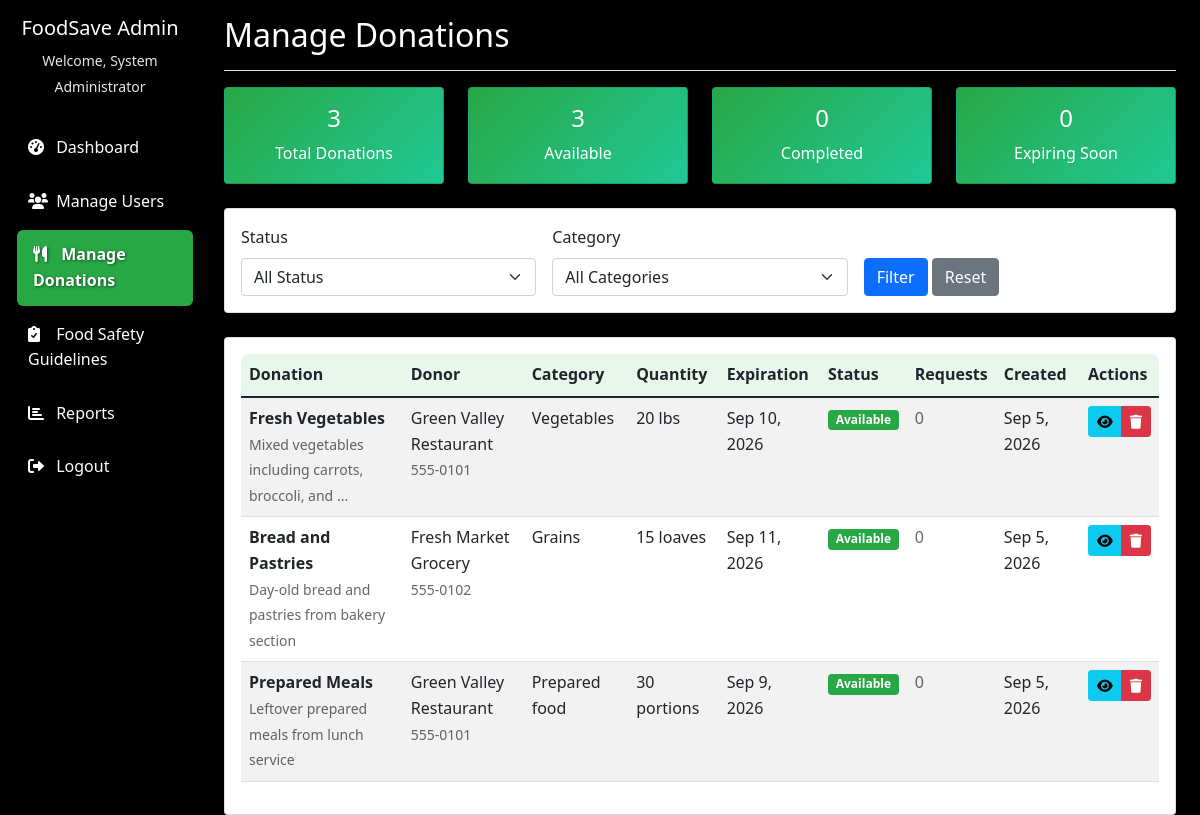
Page /admin/manage_donations.php (signed in) on the committed database.
### tables this page shows
CREATE TABLE food_donations (
    id INT AUTO_INCREMENT PRIMARY KEY,
    donor_id INT NOT NULL,
    title VARCHAR(100) NOT NULL,
    description TEXT,
    category ENUM('vegetables', 'fruits', 'dairy', 'meat', 'grains', 'prepared_food', 'other') NOT NULL,
    quantity VARCHAR(50) NOT NULL,
    expiration_date DATE NOT NULL,
    pickup_address TEXT NOT NULL,
    pickup_city VARCHAR(50) NOT NULL,
    pickup_state VARCHAR(50) NOT NULL,
    pickup_zip VARCHAR(10) NOT NULL,
    status ENUM('available', 'pending', 'requested', 'picked_up', 'completed', 'cancelled', 'expired') DEFAULT 'available',
    created_at TIMESTAMP DEFAULT CURRENT_TIMESTAMP,
    updated_at TIMESTAMP DEFAULT CURRENT_TIMESTAMP ON UPDATE CURRENT_TIMESTAMP,
    FOREIGN KEY (donor_id) REFERENCES users(id) ON DELETE CASCADE
);

CREATE TABLE users (
    id INT AUTO_INCREMENT PRIMARY KEY,
    username VARCHAR(50) UNIQUE NOT NULL,
    email VARCHAR(100) UNIQUE NOT NULL,
    password VARCHAR(255) NOT NULL,
    user_type ENUM('admin', 'donor', 'ngo', 'volunteer', 'driver') NOT NULL,
    full_name VARCHAR(150) NOT NULL,
    organization_name VARCHAR(150),
    phone VARCHAR(20),
    address TEXT,
    city VARCHAR(50),
    state VARCHAR(50),
    zip_code VARCHAR(10),
    status ENUM('active', 'pending', 'inactive') DEFAULT 'pending',
    created_at TIMESTAMP DEFAULT CURRENT_TIMESTAMP,
    updated_at TIMESTAMP DEFAULT CURRENT_TIMESTAMP ON UPDATE CURRENT_TIMESTAMP
);

### admin/manage_donations.php (the view, shortened to what this page needs)
<?php
try {
    $pdo = getDBConnection();
    $status = $_GET['status'] ?? 'all';
    $category = $_GET['category'] ?? 'all';
    $where_conditions = ["1=1"];
    $params = [];
    $where_clause = implode(' AND ', $where_conditions);
    $stmt = $pdo->prepare("
        SELECT fd.*, u.full_name as donor_name, u.phone as donor_phone,
               COUNT(pr.id) as request_count
        FROM food_donations fd
        JOIN users u ON fd.donor_id = u.id
        LEFT JOIN pickup_requests pr ON fd.id = pr.donation_id
        WHERE $where_clause
        GROUP BY fd.id
        ORDER BY fd.created_at DESC
    ");
    $stmt->execute($params);
    $donations = $stmt->fetchAll(PDO::FETCH_ASSOC);
    $stmt = $pdo->query("
        SELECT status, COUNT(*) as count
        FROM food_donations
        GROUP BY status
    ");
    $stats = [];
    while ($row = $stmt->fetch(PDO::FETCH_ASSOC)) {
        $stats[$row['status']] = $row['count'];
    }
    $stmt = $pdo->query("
        SELECT COUNT(*) as count
        FROM food_donations
        WHERE expiration_date <= DATE_ADD(CURDATE(), INTERVAL 2 DAY)
        AND status = 'available'
    ");
    $expiring_count = $stmt->fetch(PDO::FETCH_ASSOC)['count'];
} catch (PDOException $e) {
    $error = 'Database error: ' . $e->getMessage();
}
?>
<!DOCTYPE html>
<html lang="en">
<head>
    <link href="https://cdn.jsdelivr.net/npm/bootstrap@5.1.3/dist/css/bootstrap.min.css" rel="stylesheet">
    <link href="https://cdnjs.cloudflare.com/ajax/libs/font-awesome/6.0.0/css/all.min.css" rel="stylesheet">
    <link href="../assets/css/style.css" rel="stylesheet">
</head>
<body>
    <div class="container-fluid">
        <div class="row">
            <nav class="col-md-3 col-lg-2 d-md-block sidebar collapse">
                <div class="position-sticky pt-3">
                    <div class="text-center mb-4">
                        <h5 class="text-white">FoodSave Admin</h5>
                        <small class="text-muted">Welcome, <?php echo $_SESSION['full_name']; ?></small>
                    </div>
                    <ul class="nav flex-column">
                        <li class="nav-item">
                            <a class="nav-link" href="dashboard.php">
                                <i class="fas fa-tachometer-alt"></i> Dashboard
                            </a>
                        </li>
                        <li class="nav-item">
                            <a class="nav-link" href="manage_users.php">
                                <i class="fas fa-users"></i> Manage Users
                            </a>
                        </li>
                        <li class="nav-item">
                            <a class="nav-link active" href="manage_donations.php">
                                <i class="fas fa-utensils"></i> Manage Donations
                            </a>
                        </li>
                        <li class="nav-item">
                            <a class="nav-link" href="guidelines.php">
                                <i class="fas fa-clipboard-check"></i> Food Safety Guidelines
                            </a>
                        </li>
                        <li class="nav-item">
                            <a class="nav-link" href="reports.php">
                                <i class="fas fa-chart-bar"></i> Reports
                            </a>
                        </li>
                        <li class="nav-item">
                            <a class="nav-link" href="logout.php">
                                <i class="fas fa-sign-out-alt"></i> Logout
                            </a>
                        </li>
                    </ul>
                </div>
            </nav>
            <main class="col-md-9 ms-sm-auto col-lg-10 px-md-4">
                <div class="d-flex justify-content-between flex-wrap flex-md-nowrap align-items-center pt-3 pb-2 mb-3 border-bottom">
                    <h1 class="h2" style="color:white; text-shadow:2px 2px 6px #000;">Manage Donations</h1>
                </div>
                <div class="row mb-4">
                    <div class="col-md-3">
                        <div class="card stats-card">
                            <div class="card-body text-center">
                                    <h4><?php echo array_sum($stats); ?></h4>
                                <p class="mb-0">Total Donations</p>
                            </div>
                        </div>
                        </div>
                    <div class="col-md-3">
                        <div class="card stats-card">
                            <div class="card-body text-center">
                                    <h4><?php echo $stats['available'] ?? 0; ?></h4>
                                <p class="mb-0">Available</p>
                            </div>
                        </div>
                    </div>
                    <div class="col-md-3">
                        <div class="card stats-card">
                            <div class="card-body text-center">
                                    <h4><?php echo $stats['picked_up'] ?? 0; ?></h4>
                                <p class="mb-0">Completed</p>
                            </div>
                        </div>
                    </div>
                    <div class="col-md-3">
                        <div class="card stats-card">
                            <div class="card-body text-center">
                                    <h4><?php echo $expiring_count; ?></h4>
                                <p class="mb-0">Expiring Soon</p>
                            </div>
                        </div>
                    </div>
                </div>
                <div class="card mb-4">
                    <div class="card-body">
                        <form method="GET" class="row g-3">
                            <div class="col-md-4">
                                <label for="status" class="form-label">Status</label>
                                <select class="form-select" id="status" name="status">
                                    <option value="all" <?php echo $status === 'all' ? 'selected' : ''; ?>>All Status</option>
                                </select>
                            </div>
                            <div class="col-md-4">
                                <label for="category" class="form-label">Category</label>
                                <select class="form-select" id="category" name="category">
                                    <option value="all" <?php echo $category === 'all' ? 'selected' : ''; ?>>All Categories</option>
                                </select>
                            </div>
                            <div class="col-md-4">
                                <label class="form-label">&nbsp;</label>
                                <div>
                                    <button type="submit" class="btn btn-primary">Filter</button>
                                    <a href="manage_donations.php" class="btn btn-secondary">Reset</a>
                                </div>
                            </div>
                        </form>
                    </div>
                </div>
                <div class="card">
                    <div class="card-body">
                        <div class="table-responsive">
                            <table class="table table-striped">
                                <thead>
                                    <tr>
                                        <th>Donation</th>
                                        <th>Donor</th>
                                        <th>Category</th>
                                        <th>Quantity</th>
                                        <th>Expiration</th>
                                        <th>Status</th>
                                        <th>Requests</th>
                                        <th>Created</th>
                                        <th>Actions</th>
                                    </tr>
                                </thead>
                                <tbody>
                                    <?php if (empty($donations)): ?>
                                    <tr>
                                        <td colspan="9" class="text-center text-muted">No donations found.</td>
                                    </tr>
                                    <?php else: ?>
                                        <?php foreach ($donations as $donation): ?>
                                        <tr>
                                            <td>
                                                <strong><?php echo htmlspecialchars($donation['title']); ?></strong>
                                                <?php if ($donation['description']): ?>
                                                    <br><small class="text-muted"><?php echo htmlspecialchars(substr($donation['description'], 0, 50)) . (strlen($donation['description']) > 50 ? '...' : ''); ?></small>
                                                <?php endif; ?>
                                            </td>
                                            <td>
                                                <?php echo htmlspecialchars($donation['donor_name']); ?>
                                                <?php if ($donation['donor_phone']): ?>
                                                    <br><small class="text-muted"><?php echo htmlspecialchars($donation['donor_phone']); ?></small>
                                                <?php endif; ?>
                                            </td>
                                            <td><?php echo ucfirst(str_replace('_', ' ', $donation['category'])); ?></td>
                                            <td><?php echo htmlspecialchars($donation['quantity']); ?></td>
                                            <td>
                                                <?php
                                                $exp_date = strtotime($donation['expiration_date']);
                                                $class = '';
                                                ?>
                                                <span class="<?php echo $class; ?>">
                                                    <?php echo date('M j, Y', $exp_date); ?>
                                                </span>
                                            </td>
                                            <td>
                                                <span class="badge status-<?php echo $donation['status']; ?>">
                                                    <?php echo ucfirst(str_replace('_', ' ', $donation['status'])); ?>
                                                </span>
                                            </td>
                                            <td>
                                                <?php if ($donation['request_count'] > 0): ?>
                                                    <span class="badge bg-info"><?php echo $donation['request_count']; ?></span>
                                                <?php else: ?>
                                                    <span class="text-muted">0</span>
                                                <?php endif; ?>
                                            </td>
                                            <td><?php echo date('M j, Y', strtotime($donation['created_at'])); ?></td>
                                            <td>
                                                <div class="btn-group btn-group-sm" role="group">
                                                    <a href="view_donation.php?id=<?php echo $donation['id']; ?>"
                                                       class="btn btn-info" title="View Details">
                                                        <i class="fas fa-eye"></i>
                                                    </a>
                                                    <a href="?action=delete&id=<?php echo $donation['id']; ?>"
                                                       class="btn btn-danger" title="Delete"
                                                       onclick="return confirm('Are you sure you want to delete this donation?')">
                                                        <i class="fas fa-trash"></i>
                                                    </a>
                                                </div>
                                            </td>
                                        </tr>
                                        <?php endforeach; ?>
                                    <?php endif; ?>
                                </tbody>
                            </table>
                        </div>
                    </div>
                </div>
            </main>
        </div>
    </div>
</body>
</html>

### rows in the picture
food_donations: title "Fresh Vegetables", description "Mixed vegetables including carrots, broccoli, and", donor.full_name "Green Valley Restaurant", donor.phone "555-0101", category "Vegetables", quantity "20 lbs", expiration_date "Sep 10, 2026", status "Available", created_at "Sep 5, 2026"
food_donations: title "Bread and Pastries", description "Day-old bread and pastries from bakery section", donor.full_name "Fresh Market Grocery", donor.phone "555-0102", category "Grains", quantity "15 loaves", expiration_date "Sep 11, 2026", status "Available", created_at "Sep 5, 2026"
food_donations: title "Prepared Meals", description "Leftover prepared meals from lunch service", donor.full_name "Green Valley Restaurant", donor.phone "555-0101", category "Prepared food", quantity "30 portions", expiration_date "Sep 9, 2026", status "Available", created_at "Sep 5, 2026"

### other values in the picture
$_SESSION['full_name'] "System Administrator"
array_sum($stats) "3"
$stats['available'] "3"
$stats['picked_up'] "0"
$expiring_count "0"
